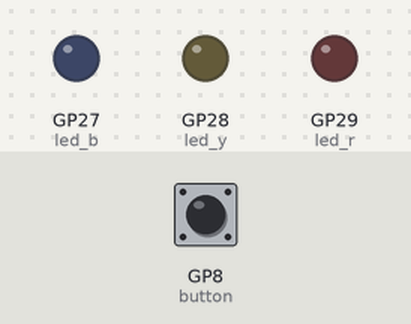
Recording of a program running on a simulated Raspberry Pi Pico running MicroPython. Parts: output pins drawn as LEDs (lit = HIGH). The test bench sets the inputs (shaded band); at power-on: GP8 (button) HIGH.

Above: at 1.2 s.
1.3 s: GP8 (button) pulled LOW for 0.15 s
At 1.6 s:
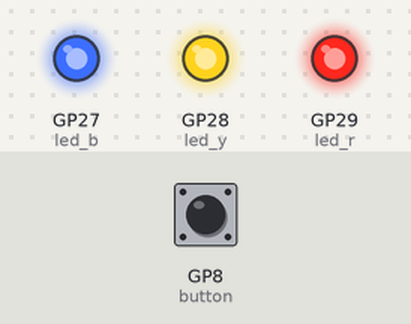
3.3 s: GP8 (button) pulled LOW for 3.2 s
At 7.2 s:
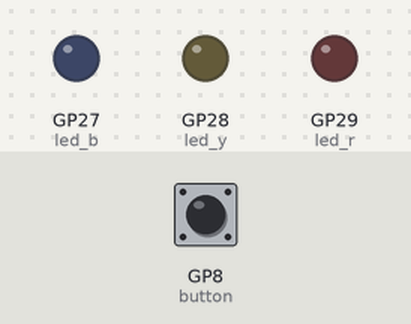
Timing chart, 0 to 8.7 s (numbered marks = the images above; inputs shaded):
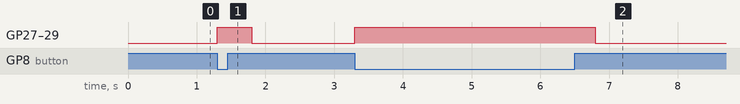

The program:

LED3.py
```python
from machine import Pin
import utime

led_r = machine.Pin(29, machine.Pin.OUT)
led_y = machine.Pin(28, machine.Pin.OUT)
led_b = machine.Pin(27, machine.Pin.OUT)
button = machine.Pin(8, machine.Pin.IN, machine.Pin.PULL_UP)

while True:
    if button.value() == 0:
        led_r(1)
        led_y(1)
        led_b(1)
        utime.sleep(0.5)
    led_r(0)
    led_y(0)
    led_b(0)
```

Measured:
- after the input at 1.3 s, GP27 (led_b), GP28 (led_y), GP29 (led_r): LOW → HIGH at once, → LOW 0.50 s later
- after the input at 3.3 s, GP27 (led_b), GP28 (led_y), GP29 (led_r): LOW → HIGH at once, → LOW 3.5 s later
